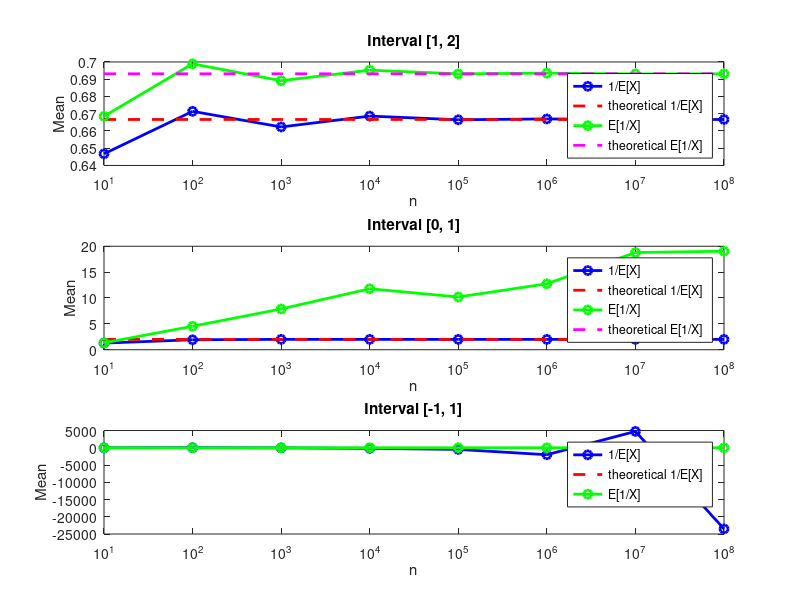

This figure's MATLAB source:
clc, clearvars, close all;

intervals = [1, 2; 0, 1; -1, 1];
nvalues = round(logspace(1, 8, 8));
mean_values = zeros(2, length(nvalues));

figure;
for i = 1:size(intervals, 1)
    a = intervals(i, 1);
    b = intervals(i, 2);
    theoretical_inv_mean_X = 2 / (b + a);
    theoretical_mean_inv_X = log(b / a) / (b - a);
    for j = 1:length(nvalues)
        n = nvalues(j);
        X = (b - a) * rand(1, n) + a;
        simulation_inv_mean_X = 1 / mean(X);
        simulation_mean_inv_X = mean(X.^-1);
        mean_values(1, j) = simulation_inv_mean_X;
        mean_values(2, j) = simulation_mean_inv_X;
    end

    subplot(size(intervals, 1), 1, i);
    plot(nvalues, mean_values(1,:), '-ob', 'LineWidth', 2, 'DisplayName', '1/E[X]');
    hold on;
    if ~isnan(theoretical_inv_mean_X)
        plot(nvalues, ones(1, length(nvalues)) * theoretical_inv_mean_X, '--r', ...
            'LineWidth', 2, 'DisplayName', 'theoretical 1/E[X]');
    end

    plot(nvalues, mean_values(2,:), '-og', 'LineWidth', 2, 'DisplayName', 'E[1/X]');
    if ~isnan(theoretical_mean_inv_X) && isreal(theoretical_mean_inv_X)
        plot(nvalues, ones(1, length(nvalues)) * theoretical_mean_inv_X, '--m', ...
            'LineWidth', 2, 'DisplayName', 'theoretical E[1/X]');
    end
    set(gca, 'XScale', 'log');
    xlabel('n');
    ylabel('Mean');
    title(sprintf('Interval [%d, %d]', a, b));
    legend show;
    hold off;
end